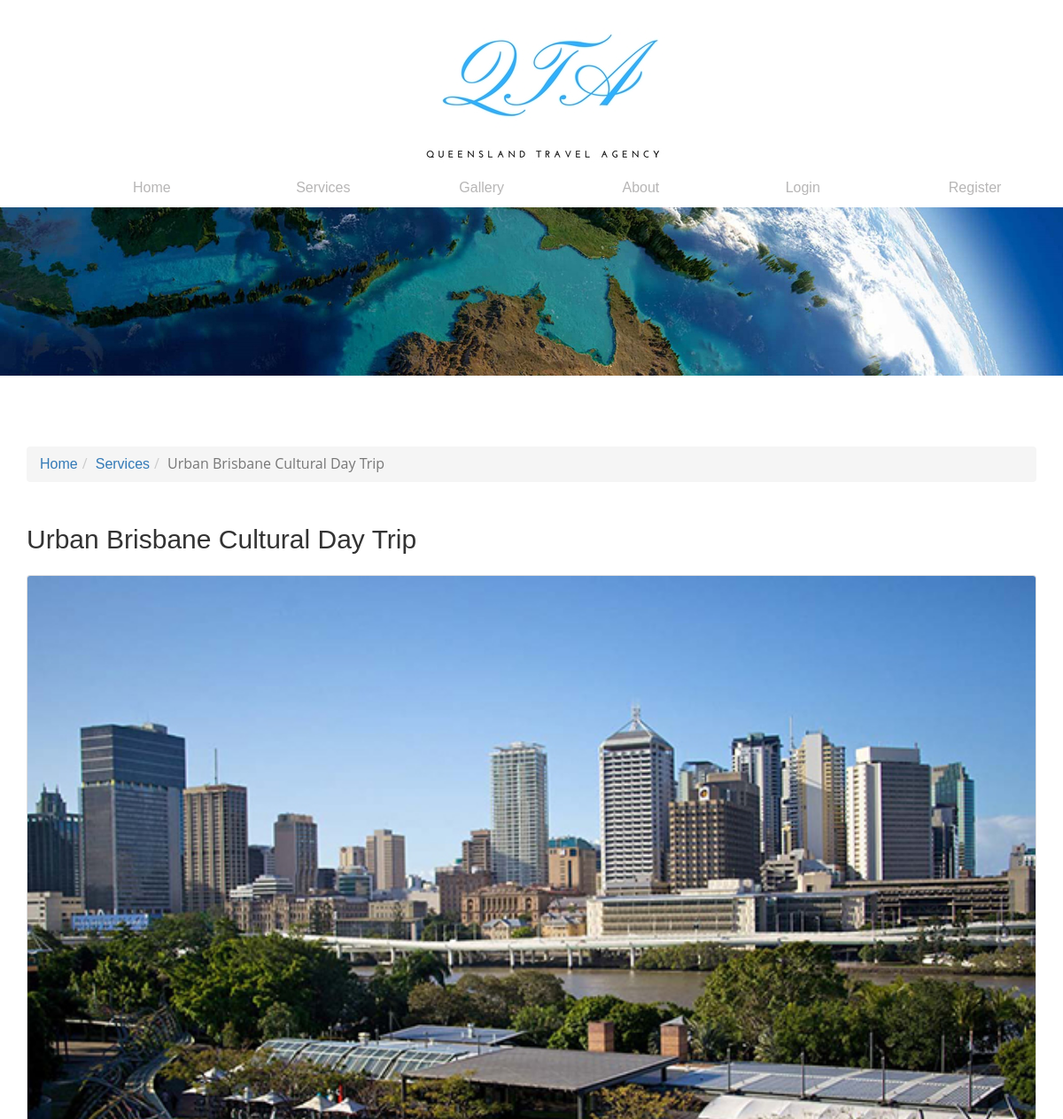
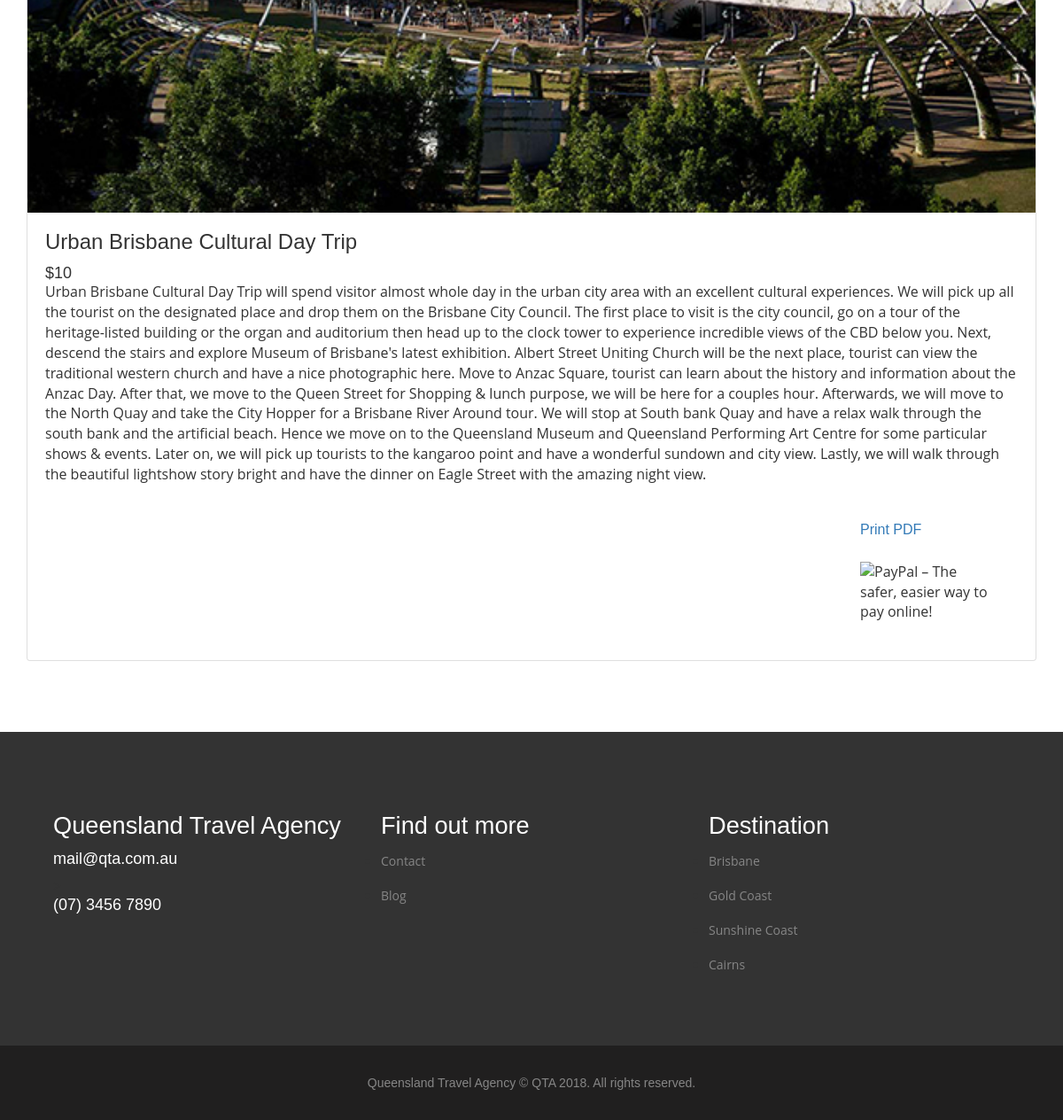
The page /package.php?package=Urban Brisbane Cultural Day Trip on the database its author committed (2 pictures, top to bottom).
### tables this page shows
CREATE TABLE `package` (
  `PackageID` int(11) NOT NULL,
  `Name` varchar(60) NOT NULL,
  `Description` mediumtext NOT NULL,
  `Price` float NOT NULL,
  `Stock` int(11) NOT NULL,
  `DestinationID` int(11) NOT NULL,
  `ImageLocation` varchar(255) DEFAULT NULL
);

### package.php (the view, shortened to what this page needs)
<?php
  require("connectDatabaseObject.php");
  if(isset($_GET["package"]) && $_GET["package"] != "") {
    $sql_query = "SELECT `package`.`Name`, `package`.`Description`, `package`.`ImageLocation`, Price, Stock FROM package Where `package`.`Name` = ?";
    $stmt_object = $db_link -> prepare($sql_query);
    $stmt_object -> bind_param("s", $_GET["package"]);
    $stmt_object -> execute();
    $result = $stmt_object -> get_result();
    if(!($row_result = $result -> fetch_row())) {
      die("Package does not exist");
    }
  } else {
    die("Package does not exist");
  }
?>
<!DOCTYPE html>
<html lang="en">
  <head>
  <link rel="stylesheet" href="https://stackpath.bootstrapcdn.com/bootstrap/4.1.0/css/bootstrap.min.css">
  <link href="css/bootstrap.css" rel="stylesheet" type="text/css" media="all" />
  <link href="css/style.css" rel="stylesheet" type="text/css"/>
  </head>
  <body>
  <div>
    <div class="col-lg-4 col-md-4 col-sm-4 col-xs-4 col-md-offset-4 col-lg-offset-4 col-sm-offset-4 col-xs-offset-4">
      <a href="index.php" class="logo-image"><img class="logo-image-size" src="images/logo.jpg" alt="logo"></a>
    </div>
  </div>
  <div class="container-fluid header-navigation" style="margin-bottom: 10px;">
    <div class="navigationbar navigationbar-default">
      <div class="row navigation navigationbar-nav">
        <div class="col-md-4 col-lg-2 col-xs-12 col-sm-4 top-nav"><a href="index.php">Home</a></div>
        <div class="col-md-4 col-lg-2 col-xs-12 col-sm-4 top-nav"><a href="services.php">Services</a></div>
        <div class="col-md-4 col-lg-2 col-xs-12 col-sm-4 top-nav"><a href="gallery.php">Gallery</a></div>
        <div class="col-md-4 col-lg-2 col-xs-12 col-sm-4 bot-nav"><a href="about.php">About</a></div>
        <?php
        if(!isset($_SESSION["username"])) {
          echo "<div class=\"col-md-4 col-lg-2 col-xs-12 col-sm-4 bot-nav\"><a href=\"login.php\">Login</a></div>
          <div class=\"col-md-4 col-lg-2 col-xs-12 col-sm-4 bot-nav\"><a href=\"register.php\">Register</a></div>";
        } else {
          echo "<div class=\"col-md-4 col-lg-2 col-xs-12 col-sm-4\"><a href=\"profile.php\">Profile</a></div>
          <div class=\"col-md-4 col-lg-2 col-xs-12 col-sm-4\"><a href=\"index.php?logout=true\">Logout</a></div>";
        }
        ?>
      </div>
    </div>
  </div>
  <div class="banner1">
  </div>
    <div class="container package">
      <ol class="breadcrumb breadco">
        <li><a href="index.php">Home</a></li>
        <li><a href="services.php">Services</a></li>
        <li class="active"><?php echo $row_result[0];?></li>
      </ol>
      <div class="row">
        <div class="col-lg-12 col-md-12">
          <h2><?php echo $row_result[0];?></h2>
        </div>
        <div class="col-lg-12">
          <div class="card mt-4">
            <?php echo '<img class="card-img-top img-fluid" style="height:100%; width:100%;" src="'.$row_result[2].'"/>';?>
            <div class="card-body">
              <h3 class="card-title"><?php echo $row_result[0];?></h3>
              <h4>$<?php echo $row_result[3];?></h4>
              <p class="card-text"><?php echo $row_result[1];?></p>
            </div>
            <div class="card-body">
              <div class="col-md-12">
              <?php
                if($row_result[4] <= 0) {
                } else {
                  echo '<a class="col-md-2 col-md-offset-10" href="pdfg.php?package='.$row_result[0].'"">Print PDF</a>';
                  echo '<form class="col-md-2 col-md-offset-10 mt-4" action="https://www.sandbox.paypal.com/cgi-bin/webscr" method="post" target="_top">
<input type="hidden" name="cmd" value="_s-xclick">
<input type="hidden" name="hosted_button_id" value="PDN3WWU2CGMWA">
<input type="image" src="https://www.sandbox.paypal.com/en_AU/i/btn/btn_buynowCC_LG.gif" border="0" name="submit" alt="PayPal – The safer, easier way to pay online!">
<img alt="" border="0" src="https://www.sandbox.paypal.com/en_AU/i/scr/pixel.gif" width="1" height="1">
</form>';
                }
              ?>
              </div>
            </div>
          </div>
        </div>
      </div>
    </div>
  <div class="footer">
    <div class="container">
      <div class="footer-row">
        <div class="col-md-4 col-sm-12 col-xs-12 footer-grids">
          <h3>Queensland Travel Agency</h3>
          <h4>mail@qta.com.au</h4>>
          <h4>(07) 3456 7890</h4>
        </div>
        <div class="col-md-4 col-sm-12 col-xs-12 footer-grids">
          <h3>Find out more</h3>
          <ul>
            <li><a href="contact.php">Contact</a></li>
            <li><a href="https://blog.queensland.com/">Blog</a></li>
          </ul>
        </div>
        <div class="col-md-4 col-sm-12 col-xs-12 footer-grids">
          <h3>Destination</h3>
          <ul>
            <li><a href="destination.php?destination=Brisbane">Brisbane</a></li>
            <li><a href="destination.php?destination=Gold Coast">Gold Coast</a></li>
            <li><a href="destination.php?destination=Sunshine Coast">Sunshine Coast</a></li>
            <li><a href="destination.php?destination=Cairns">Cairns<a/></li>
          </ul>
        </div>
        <div class="clearfix"> </div>
      </div>
    </div>
  </div>
  <div class="footer-bottom">
    <div class="container">
      <p>Queensland Travel Agency &copy; QTA 2018. All rights reserved.</p>
    </div>
  </div>
  </body>
</html>

### css/style.css (style rules this page uses)
html, body { font-size: 100%; background:#ffffff; font-family: 'Open Sans', sans-serif; }
h1,h2,h3,h4,h5,h6,a { margin:0; font-family: 'Josefin Sans', sans-serif; }
p { margin:0; }
ul,label { margin:0; padding:0; }
.logo-image { display: block; }
.header-navigation { background-color: #fff; }
.navigationbar-default { background: none; border: none; }
.navigationbar-default .navigationbar-nav > div > a { color: #B7B6B6; }
.navigationbar-nav { float: none; margin-left: 5em; }
.navigationbar { margin-bottom: 0; }
.navigation > div > a { padding: 20px 40px; }
.banner1 { background:url(../images/queensland.jpg) no-repeat 0px 0px; background-size:cover; -webkit-background-size:cover; -moz-background-size:cover; -ms-background-size:cover; -o-background-size:cover; min-height:300px; }
.banner-bottom,.features,.typo,.contact-grids,.gallery,.services,.about,.events,.history,.single, .register-form, .login-form, .destination, .package, .cart { padding:5em 0; }
.footer { padding: 5em 0 4em; background-color: rgb(51, 51, 51); }
.footer h4 { margin:0 0 .5em; color: #fff; }
.footer h3 { color: #fff; font-size: 1.7em; margin:0.4em 0 .5em; }
.footer-grids ul li { margin-bottom: 1em; }
.footer-grids ul li a { color: #868686; font-size:14px; text-decoration: none; font-family: 'Open Sans', sans-serif; }
.footer-bottom { background-color: #201F1F; padding: 2em 0; text-align: center; }
.footer-bottom p { color: #868686; margin:0; font-size: 14px; }
.breadco { margin:0 0 3em; }
ol { margin-bottom: 44px; }
@media (max-width:1366px) { .banner1 { min-height: 190px; } }

### rows shown on the page
package: Name "Urban Brisbane Cultural Day Trip", ImageLocation (picture), Price "10", Description "Urban Brisbane Cultural Day Trip will spend visitor almost whole day in the urban city area with an excellent cultural experiences. We will pick up all the tourist on the designated place and drop them on the Brisbane City Council. The first place to visit is the city council, go on a tour of the heritage-listed building or the organ and auditorium then head up to the clock tower to experience incredible views of the CBD below you. Next, descend the stairs and explore Museum of Brisbane's latest exhibition. Albert Street Uniting Church will be the next place, tourist can view the traditional western church and have a nice photographic here. Move to Anzac Square, tourist can learn about the…"
